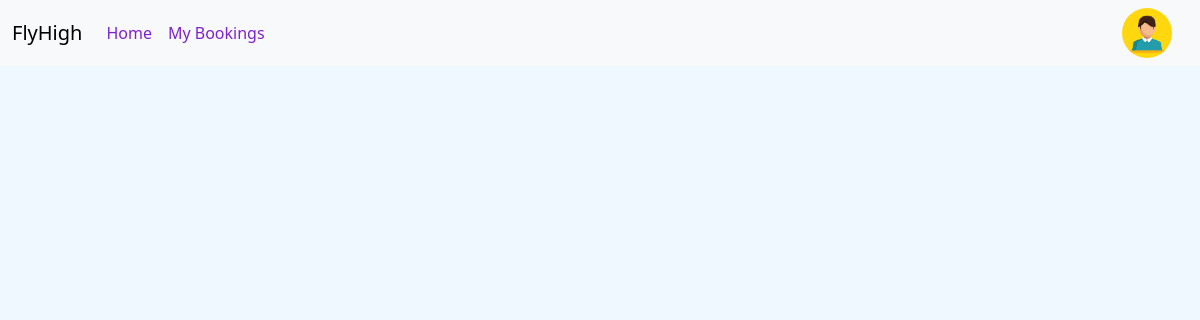
The page /mybooking/ (signed in) on the database as committed earlier.
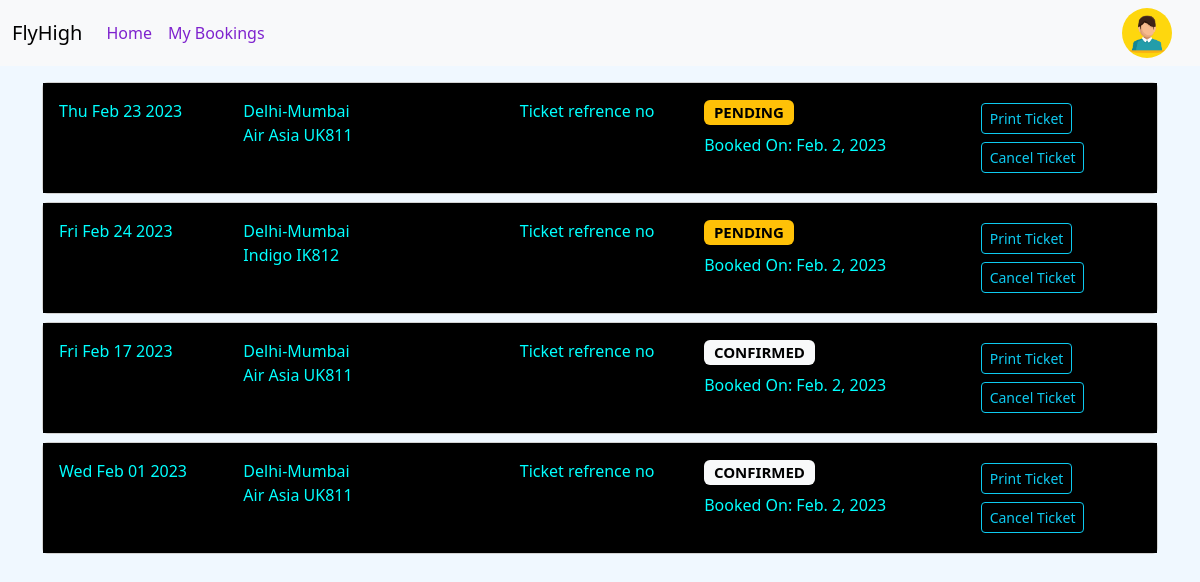
The same page on the database as committed later.
### flyhigh/models.py (models this page shows, shortened)
class Userdetails(models.Model):
    sno=models.AutoField(primary_key=True)
    user=models.CharField(max_length=100)
    bookinginfo=models.ForeignKey(Booking,on_delete=models.CASCADE)

class Booking(models.Model):
    sno=models.AutoField(primary_key=True)
    passengar_details=models.CharField(max_length=500,default='')
    flight_info=models.ForeignKey(Flight,on_delete=models.CASCADE)
    country_code=models.CharField(max_length=10)
    mob_no=models.CharField(max_length=10)
    email=models.CharField(max_length=20)
    amount=models.IntegerField()
    date=models.DateTimeField(auto_now_add=True)
    flight_d_date=models.CharField(max_length=30)
    flight_a_date=models.CharField(max_length=30)
    return_flight_d_date=models.CharField(max_length=50,default='')
    return_flight_a_date=models.CharField(max_length=50,default='')
    status=models.CharField(max_length=10,default='')
    bookingdate=models.DateField(auto_now_add=True)

class Flight(models.Model):
    sno=models.AutoField(primary_key=True)
    plane_name=models.CharField(max_length=20)
    plane_code = models.CharField(max_length=10)
    origin=models.CharField(max_length=20)
    origin_airport = models.CharField(max_length=64)
    origin_code=models.CharField(max_length=10)
    destination=models.CharField(max_length=20)
    destination_code=models.CharField(max_length=10)
    destination_airport = models.CharField(max_length=64)
    depart_time=models.TimeField(blank=True)
    arrival_time=models.TimeField(blank=True)
    flight_duration=models.CharField(max_length=20,default='')
    economy_fare = models.FloatField(null=True)
    business_fare = models.FloatField(null=True)
    first_fare = models.FloatField(null=True)

### flyhigh/views.py (the view)
# urls.py: path('mybooking/', views.mybooking, name='mybooking'),
def mybooking(request):
    val=(request.user)
    if str(val)!="AnonymousUser":
       myuser=Userdetails.objects.filter(user=request.user)
       params={'flight':myuser}
       return render(request,"mybookings.html",params)
    else:
        return render(request,'login.html')

### templates/mybookings.html (shortened to what this page needs)
{% extends 'base.html' %}
{% block body %}
<div class="container mt-3">
    {% for item in flight  %}
    <div class="card my-2">
        <div class="card-body" style="background-color: black; color: aqua;">
            <div class="row">
                <div class="col-2">
                    {{item.bookinginfo.flight_d_date}}
                </div>
                <div class="col-3">
                    {{item.bookinginfo.flight_info.origin}}-{{item.bookinginfo.flight_info.destination}}
                    <p>{{item.bookinginfo.flight_info.plane_name}} {{item.bookinginfo.flight_info.plane_code}} </p>
                </div>
                <div class="col">Ticket refrence no</div>
                <div class="col-3 ">
                    {% if  item.bookinginfo.status  == 'True' %}
                    <h5><span class="badge text-bg-light">CONFIRMED</span></h5>
                    {% elif item.bookinginfo.status  == 'False'  %}
                    <h5><span class="badge text-bg-danger">FAILED</span></h5>
                    {% else %}
                    <h5><span class="badge text-bg-warning">PENDING</span></h5>
                    {% endif %}
                    <p>Booked On: {{item.bookinginfo.bookingdate}} </p>
                </div>
                <div class="col">
                    <button class="btn btn-outline-info btn-sm my-1" type="submit">Print Ticket</button>
                    <button class="btn btn-outline-info btn-sm my-1" type="submit">Cancel Ticket</button>
                </div>
            </div>
        </div>
    </div>
    {% endfor %}
</div>
{% endblock body %}

Rows that differ between the two databases and show on the page:
added Userdetails: bookinginfo.flight_d_date "Thu Feb 23 2023", bookinginfo.flight_info.origin "Delhi", bookinginfo.flight_info.destination "Mumbai", bookinginfo.flight_info.plane_name "Air Asia", bookinginfo.flight_info.plane_code "UK811", shows "PENDING", bookinginfo.bookingdate "Feb. 2, 2023"
added Userdetails: bookinginfo.flight_d_date "Fri Feb 24 2023", bookinginfo.flight_info.origin "Delhi", bookinginfo.flight_info.destination "Mumbai", bookinginfo.flight_info.plane_name "Indigo", bookinginfo.flight_info.plane_code "IK812", shows "PENDING", bookinginfo.bookingdate "Feb. 2, 2023"
added Userdetails: bookinginfo.flight_d_date "Fri Feb 17 2023", bookinginfo.flight_info.origin "Delhi", bookinginfo.flight_info.destination "Mumbai", bookinginfo.flight_info.plane_name "Air Asia", bookinginfo.flight_info.plane_code "UK811", shows "CONFIRMED", bookinginfo.bookingdate "Feb. 2, 2023"
added Userdetails: bookinginfo.flight_d_date "Wed Feb 01 2023", bookinginfo.flight_info.origin "Delhi", bookinginfo.flight_info.destination "Mumbai", bookinginfo.flight_info.plane_name "Air Asia", bookinginfo.flight_info.plane_code "UK811", shows "CONFIRMED", bookinginfo.bookingdate "Feb. 2, 2023"
